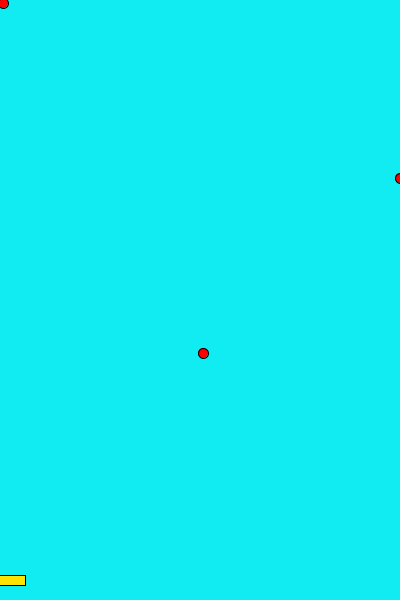
Frame 1 (no input)
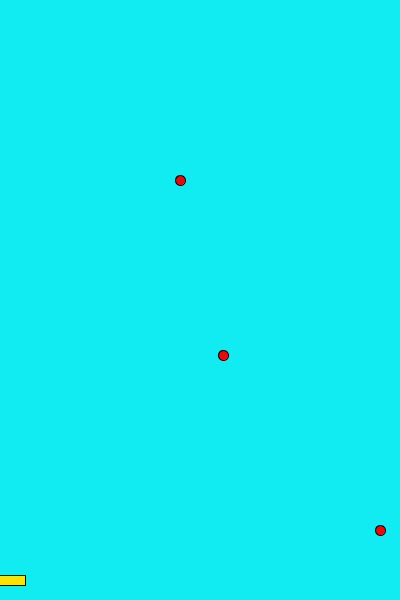
Frame 60 (the mouse pressed at the canvas centre just before this capture)
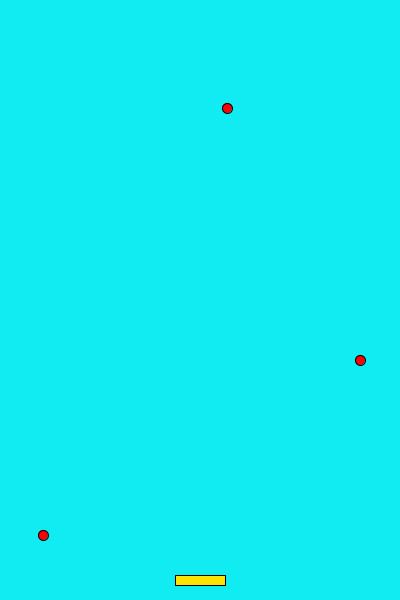
Frame 120 (the mouse held since frame 60 and released just before this capture)

The Processing sketch that drew these frames (run headless with seeded random() and noise(); from frame 60 on, the mouse is pressed at the canvas centre):

// Processing sketch: sketch6635
// ── sketch6635.pde
float x;
float y;
float m;
float n;
float o;
float p;
int a;
int b;
int c;
int d;
int e;
int f;
float speedx;
float speedy;
float speedm;
float speedn;
float speedo;
float speedp;
void setup(){
  size(400,600);
  a=0;
  b=0;
  x=0;
  y=0;
  c=0;
  d=0;
  m=400;
  n=175;
  e=0;
  f=0;
  o=200;
  p=350;  
  frameRate(100);
  speedx=3.0;
  speedy=3.0;
  speedm=3.0;
  speedn=3.0;
  speedo=3.0;
  speedp=3.0;
  rectMode(CENTER);
}

void draw(){
  background(#11ECF2);
  
  if(a==0)x+=speedx;
  if(x>=width-5){
    a=1;
    speedx=(3);
  }
  if(a==1)x-=speedx;
  if(x<=5){
    a=0;
    speedx=(3);
  }
  
  if(b==0)y+=speedy;
  if(y>=height){
    y=0;
  }
  if(b==1)y-=speedy;
  if(y<=5){
    b=0;
    speedy=(3);
  }
 
  if(c==0)m+=speedm;
  if(m>=width-5){
    c=1;
    speedm=(3);
  }
  if(c==1)m-=speedm;
  if(m<=5){
    c=0;
    speedm=(3);
  }
  
  if(d==0)n+=speedn;
  if(n>=height){
    n=0;
  }
  if(d==1)n-=speedn;
  if(n<=5){
    d=0;
    speedn=(3);
  }
  
   if(e==0)o+=speedo;
  if(o>=width-5){
    e=1;
    speedo=(3);
  }
  if(e==1)o-=speedo;
  if(o<=5){
    e=0;
    speedo=(3);
  }
  
  if(f==0)p+=speedp;
  if(p>=height){
    p=0;
  }
  if(f==1)p-=speedp;
  if(p<=5){
    f=0;
    speedp=(3);
  }
  
  fill(255,0,0);
  ellipse(x,y,10,10);
  
  fill(255,0,0);
  ellipse(m,n,10,10);
  
  fill(255,0,0);
  ellipse(o,p,10,10);
  
  fill(#FFE200);
  rect(mouseX,580,50,10);
 
 if(x>=mouseX-30 && y>=565 && y<=575 && x<=mouseX+30){
   b=1;
   speedx=(3);
   speedy=(3);
 }
 
 if(m>=mouseX-30 && n>=565 && n<=575 && m<=mouseX+30){
   d=1;
   speedm=(3);
   speedn=(3);
 }
 
  if(o>=mouseX-30 && p>=565 && p<=575 && o<=mouseX+30)
   f=1;
   speedo=(3);
   speedp=(3);}
